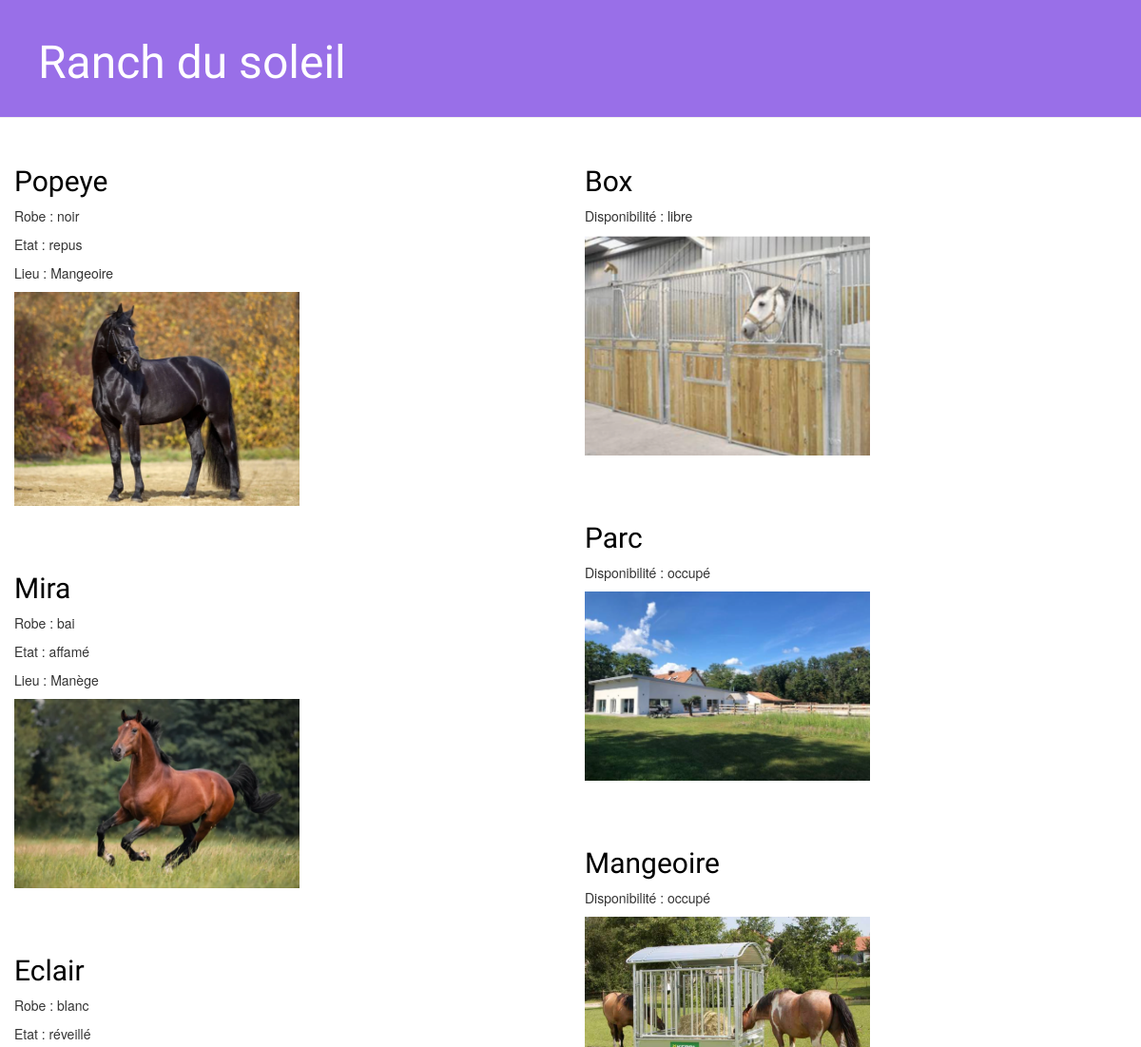
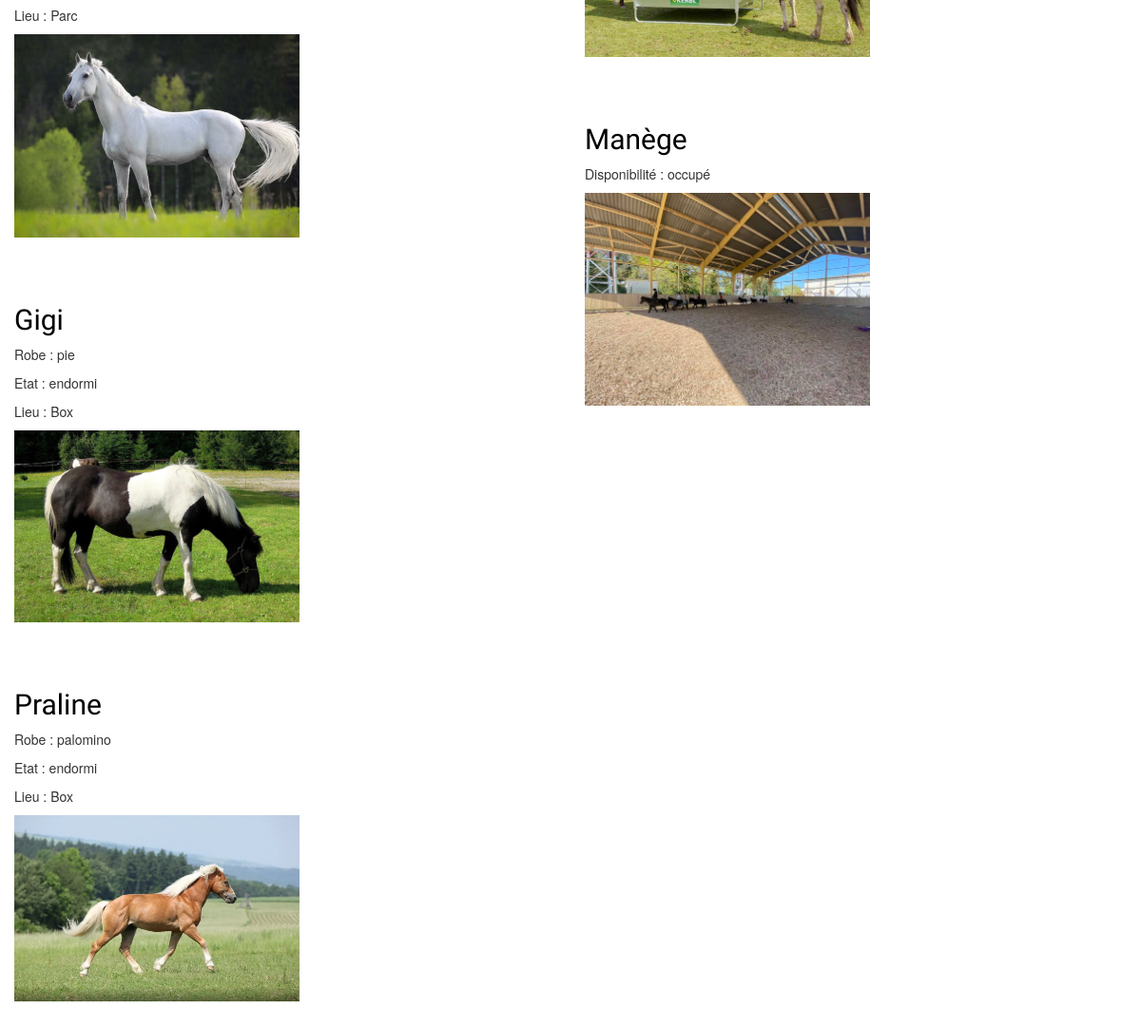
The page / on the database its author committed (2 pictures, top to bottom).
### playground/models.py (models this page shows, shortened)
class Character(models.Model):
    id_character = models.CharField(max_length=100, primary_key=True)
    etat = models.CharField(max_length=20)
    robe = models.CharField(max_length=20)
    photo = models.ImageField(upload_to='characters/')
    lieu = models.ForeignKey(Equipement, on_delete=models.CASCADE)

class Equipement(models.Model):
    id_equip = models.CharField(max_length=100, primary_key=True)
    disponibilite = models.CharField(max_length=20)
    texte = models.CharField(max_length=200)
    photo = models.ImageField(upload_to='equipements/')
    def __str__(self):
        return self.id_equip

### playground/views.py (the view)
# urls.py: path('', views.character_list, name='character_list'),
def character_list(request):
        characters = Character.objects.all()
        equipements =Equipement.objects.all()
        return render(request, 'playground/character_list.html', {'characters': characters, 'equipements': equipements})

### playground/templates/playground/character_list.html
{% extends 'playground/base.html' %}
{% block content %}
<div class="row">
    <div class="col-md-6">
        {% for character in characters %}
            <article class = 'character'>
                <h2><a href="{% url 'character_detail' id_character=character.id_character %}">{{ character.id_character }}</a></h2>
                <p>Robe : {{ character.robe }}</p>
                <p>Etat : {{ character.etat}}</p>
                <p>Lieu : {{ character.lieu}}</p>
                <img src="{{ character.photo.url }}" alt="Photo" style="width:300px;height:auto;">
            </article>
        {% endfor %}
    </div>
    <div class="col-md-6">
        {% for equipement in equipements %}
            <article class = 'character'>
                <h2><a href="{% url 'equipement_detail' id_equip=equipement.id_equip %}">{{ equipement.id_equip }}</a></h2>
                <p>Disponibilité : {{ equipement.disponibilite }}</p>
                <img src="{{ equipement.photo.url }}" alt="Photo" style="width:300px;height:auto;">
            </article>
        {% endfor %}
    </div>
{% endblock %}

### playground/templates/playground/base.html (shortened to what this page needs)
{% load static %}
<html>
    <head>
        <link rel="stylesheet" href="//maxcdn.bootstrapcdn.com/bootstrap/3.2.0/css/bootstrap.min.css">
        <link rel="stylesheet" href="//maxcdn.bootstrapcdn.com/bootstrap/3.2.0/css/bootstrap-theme.min.css">
        <link rel="stylesheet" href="{% static 'css/playground.css' %}">
    </head>
    <body>
        <div class="page-header">
            <h1><a href="/">Ranch du soleil</a></h1>
        </div>
        <div class="content container">
            <div class="row">
                {% block content %}{% endblock %}
            </div>
        </div>
    </body>
</html>

### playground/static/css/playground.css (style rules this page uses)
.page-header { background-color: #996fe8; margin-top: 0; margin-bottom: 30px; padding: 20px 20px 20px 40px; }
.page-header h1, .page-header h1 a, .page-header h1 a:visited, .page-header h1 a:active { color: #ffffff; font-size: 36pt; text-decoration: none; }
h1, h2, h3, h4 { font-family: "Henny Penny"; }
.character { margin-bottom: 70px; }
.character h2 a, .cgaracter h2 a:visited { color: #000000; }

### rows shown on the page
Character: id_character "Popeye", robe "noir", etat "repus", lieu "Mangeoire", photo (picture)
Character: id_character "Mira", robe "bai", etat "affamé", lieu "Manège", photo (picture)
Character: id_character "Eclair", robe "blanc", etat "réveillé", lieu "Parc", photo (picture)
Character: id_character "Gigi", robe "pie", etat "endormi", lieu "Box", photo (picture)
Character: id_character "Praline", robe "palomino", etat "endormi", lieu "Box", photo (picture)
Equipement: id_equip "Box", disponibilite "libre", photo (picture)
Equipement: id_equip "Parc", disponibilite "occupé", photo (picture)
Equipement: id_equip "Mangeoire", disponibilite "occupé", photo (picture)
Equipement: id_equip "Manège", disponibilite "occupé", photo (picture)
